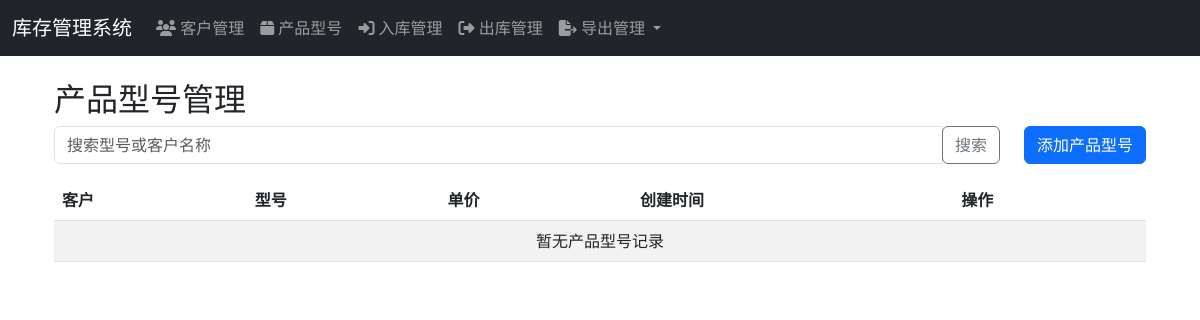
/inventory/product-types/ (signed in), run on an earlier commit of the app's database.
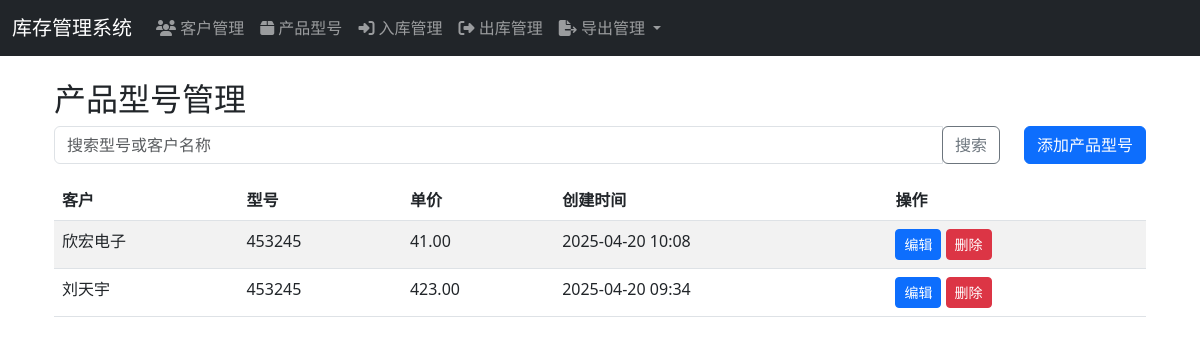
And on a later commit of the database.
### inventory/models.py (models this page shows, shortened)
class ProductType(models.Model):
    customer = models.ForeignKey(Customer, on_delete=models.CASCADE, verbose_name='客户')
    name = models.CharField('型号名称', max_length=100)
    model_number = models.CharField('型号', max_length=100)
    barcode = models.CharField('条形码', max_length=50, blank=True)
    description = models.TextField('描述', blank=True)
    unit_price = models.DecimalField('单价', max_digits=10, decimal_places=2, default=0)
    created_at = models.DateTimeField('创建时间', auto_now_add=True)
    is_deleted = models.BooleanField('是否删除', default=False)
    deleted_at = models.DateTimeField('删除时间', null=True, blank=True)
    class Meta:
        verbose_name = '产品型号'
        verbose_name_plural = '产品型号'

class Customer(models.Model):
    name = models.CharField('客户名称', max_length=100)
    contact = models.CharField('联系人', max_length=50, blank=True)
    phone = models.CharField('联系电话', max_length=20, blank=True)
    address = models.TextField('地址', blank=True)
    batch_number = models.CharField('批号', max_length=50, blank=True)
    model_spec = models.CharField('型号规格', max_length=100, blank=True)
    pin_pitch = models.CharField('针距', max_length=50, blank=True)
    unit_price = models.DecimalField('单价', max_digits=10, decimal_places=2, default=0)
    created_at = models.DateTimeField('创建时间', auto_now_add=True)
    class Meta:
        verbose_name = '客户'
        verbose_name_plural = '客户'

### inventory/views.py (the view)
# urls.py: path('product-types/', views.product_type_list, name='product_type_list'),
@login_required
def product_type_list(request):
    product_types = ProductType.objects.all().order_by('-created_at')
    return render(request, 'inventory/product_type_list.html', {'product_types': product_types})

### inventory/context_processors.py (called while the page is built)
def customers_processor(request):
    return {
        'customers': Customer.objects.all().order_by('name')
    }

### templates/inventory/product_type_list.html (shortened to what this page needs)
{% extends 'base.html' %}
{% block content %}
<div class="container mt-4">
    <h2>产品型号管理</h2>
    <div class="row mb-3">
        <div class="col">
            <form class="form-inline" method="get">
                <div class="input-group">
                    <input type="text" class="form-control" name="search" value="{{ search_query }}" placeholder="搜索型号或客户名称">
                    <div class="input-group-append">
                        <button class="btn btn-outline-secondary" type="submit">搜索</button>
                    </div>
                </div>
            </form>
        </div>
        <div class="col-auto">
            <a href="{% url 'inventory:product_type_add' %}" class="btn btn-primary">添加产品型号</a>
        </div>
    </div>
    <div class="table-responsive">
        <table class="table table-striped">
            <thead>
                <tr>
                    <th>客户</th>
                    <th>型号</th>
                    <th>单价</th>
                    <th>创建时间</th>
                    <th>操作</th>
                </tr>
            </thead>
            <tbody>
                {% for product_type in product_types %}
                <tr>
                    <td>{{ product_type.customer.name }}</td>
                    <td>{{ product_type.model_number }}</td>
                    <td>{{ product_type.unit_price }}</td>
                    <td>{{ product_type.created_at|date:"Y-m-d H:i" }}</td>
                    <td>
                        <a href="{% url 'inventory:product_type_edit' product_type.id %}" class="btn btn-sm btn-primary">编辑</a>
                        <form method="post" action="{% url 'inventory:product_type_delete' product_type.id %}" style="display:inline;">
                            <button type="submit" class="btn btn-sm btn-danger" onclick="return confirm('确定要删除该产品型号吗？')">删除</button>
                        </form>
                    </td>
                </tr>
                {% empty %}
                <tr>
                    <td colspan="5" class="text-center">暂无产品型号记录</td>
                </tr>
                {% endfor %}
            </tbody>
        </table>
    </div>
</div>
{% endblock %}

What changed in the data, as far as the page shows it:
added ProductType: customer.name "欣宏电子", model_number "453245", unit_price "41.00", created_at "2025-04-20 10:08"
added ProductType: customer.name "刘天宇", model_number "453245", unit_price "423.00", created_at "2025-04-20 09:34"
Also different on the page:
text no longer shown: "暂无产品型号记录"
